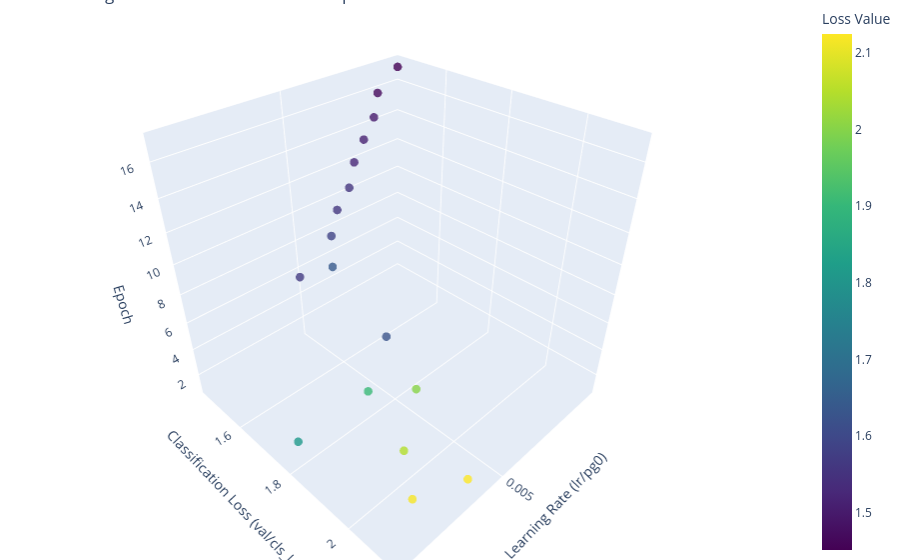

Source (notebook cell):
### Code cell
graph_LrLoss_3D(df)

### Figure 1 — Plotly figure (JSON) as saved in the notebook; plotly's stock layout.template omitted (floating-point values rounded to 4 significant figures)
{"data": [{"marker": {"color": [1.624, 2.124, 1.815, 2.118, 2.048, 1.906, 2.003, 1.57, 1.642, 1.587, 1.559, 1.555, 1.525, 1.512, 1.502, 1.468, 1.451], "colorbar": {"title": {"text": "Loss Value"}}, "colorscale": [[0, "#440154"], [0.1111, "#482878"], [0.2222, "#3e4989"], [0.3333, "#31688e"], [0.4444, "#26828e"], [0.5556, "#1f9e89"], [0.6667, "#35b779"], [0.7778, "#6ece58"], [0.8889, "#b5de2b"], [1, "#fde725"]], "opacity": 0.8, "size": 5}, "mode": "markers", "type": "scatter3d", "x": [0.003311, 0.006234, 0.008816, 0.008253, 0.007671, 0.00725, 0.0067, 0.00615, 0.0056, 0.00505, 0.0045, 0.00395, 0.0034, 0.00285, 0.0023, 0.00175, 0.0006824], "y": [1.624, 2.124, 1.815, 2.118, 2.048, 1.906, 2.003, 1.57, 1.642, 1.587, 1.559, 1.555, 1.525, 1.512, 1.502, 1.468, 1.451], "z": [1, 2, 3, 4, 5, 6, 7, 8, 9, 10, 11, 12, 13, 14, 15, 16, 17]}], "layout": {"margin": {"b": 0, "l": 0, "r": 0, "t": 0}, "scene": {"xaxis": {"title": {"text": "Learning Rate (lr/pg0)"}}, "yaxis": {"title": {"text": "Classification Loss (val/cls_loss)"}}, "zaxis": {"title": {"text": "Epoch"}}}, "title": {"text": "Learning Rate vs. Validation Loss vs. Epoch"}}}
